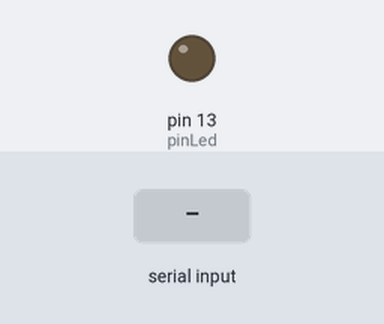
Simulated run of this sketch. Board: Arduino Uno, built with avr-gcc and run on an emulated ATmega328P. Shown: output pins drawn as LEDs (lit = HIGH). The inputs (shaded band) are chosen by the test bench.

Above: at 1.2 s.
1.3 s: "T" received over Serial
At 2.4 s:
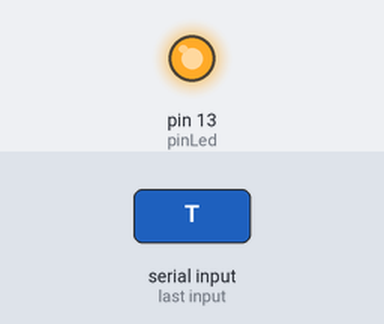
2.8 s: "F" received over Serial
At 3.6 s:
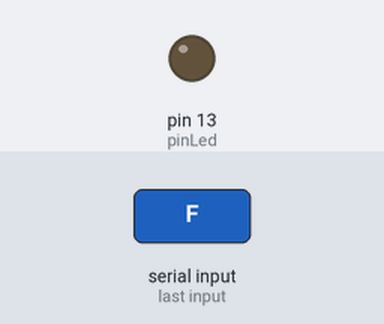
Timing chart, 0 to 5.8 s (numbered marks = the images above; inputs shaded):
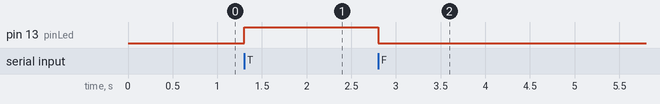

Measured:
- after the input at 1.3 s, pin 13 (pinLed): LOW → HIGH at once
- after the input at 2.8 s, pin 13 (pinLed): HIGH → LOW at once

The sketch:

twitterJava.ino
```cpp
int pinLed=13;


void setup(){
  pinMode(pinLed,OUTPUT);
  digitalWrite(pinLed,LOW);
  Serial.begin(9600);
  }


void loop(){

  if(Serial.available()>0){
      int input=Serial.read();

       if (input=='T'){
           digitalWrite(pinLed,HIGH);
       }


       if (input=='F'){
           digitalWrite(pinLed,LOW);
       }
  }
}
```
